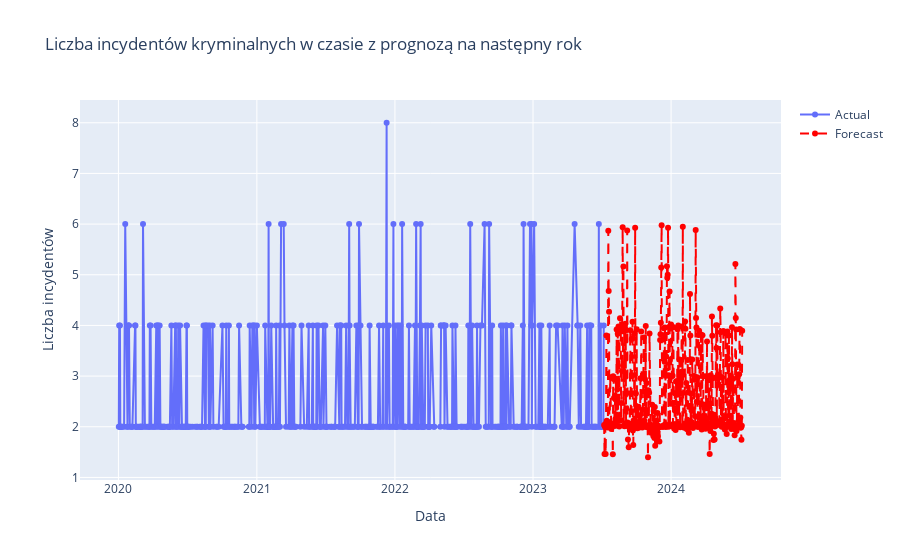

Notebook code for this chart:
### Code cell
import pandas as pd
import numpy as np
import matplotlib.pyplot as plt
import xgboost as xgb
from sklearn.model_selection import train_test_split
from sklearn.metrics import mean_squared_error
import plotly.graph_objects as go

# Tworzenie ramki danych


# Grupowanie i agregacja danych
df['Date'] = pd.to_datetime(df[['Year', 'Month', 'Day']])
df_grouped = df.groupby('Date')['IncidentCount'].sum().reset_index()

# Przygotowanie danych do modelu XGBoost
df_grouped['Month'] = df_grouped['Date'].dt.month
df_grouped['Day'] = df_grouped['Date'].dt.day

X = df_grouped[['Month', 'Day']]
y = df_grouped['IncidentCount']

# Podział danych na zbiór treningowy i testowy
X_train, X_test, y_train, y_test = train_test_split(X, y, test_size=0.2, random_state=42)

# Dopasowanie modelu XGBoost
model = xgb.XGBRegressor(objective ='reg:squarederror', seed=42)
model.fit(X_train, y_train)

# Prognoza na następny rok
next_year_dates = pd.date_range(start=df_grouped['Date'].max() + pd.DateOffset(days=1), end=df_grouped['Date'].max() + pd.DateOffset(years=1), freq='D')
next_year_X = pd.DataFrame({'Month': next_year_dates.month, 'Day': next_year_dates.day})
forecast = model.predict(next_year_X)

# Wykres szeregu czasowego z prognozą
fig = go.Figure()

# Dodanie rzeczywistych danych
fig.add_trace(go.Scatter(x=df_grouped['Date'], y=df_grouped['IncidentCount'], mode='lines+markers', name='Actual'))

# Dodanie prognoz
fig.add_trace(go.Scatter(x=next_year_dates, y=forecast, mode='lines+markers', name='Forecast', line=dict(color='red', dash='dash')))

# Aktualizacja układu wykresu
fig.update_layout(title='Liczba incydentów kryminalnych w czasie z prognozą na następny rok', xaxis_title='Data', yaxis_title='Liczba incydentów')

# Wyświetlenie wykresu
fig.show()
# Zapisywanie wykresu do pliku HTML
fig.write_html("forecast_plot.html")

### Figure 1 — Plotly figure (JSON) as saved in the notebook; plotly's stock layout.template omitted (floating-point values rounded to 4 significant figures; data arrays with more than 128 entries replaced by an {"elided": "..."} marker saying what was removed)
{"data": [{"mode": "lines+markers", "name": "Actual", "type": "scatter", "x": {"elided": "508 str values"}, "y": {"elided": "508 int values"}}, {"line": {"color": "red", "dash": "dash"}, "mode": "lines+markers", "name": "Forecast", "type": "scatter", "x": {"elided": "366 str values"}, "y": {"elided": "366 float values"}}], "layout": {"title": {"text": "Liczba incydentów kryminalnych w czasie z prognozą na następny rok"}, "xaxis": {"title": {"text": "Data"}}, "yaxis": {"title": {"text": "Liczba incydentów"}}}}
